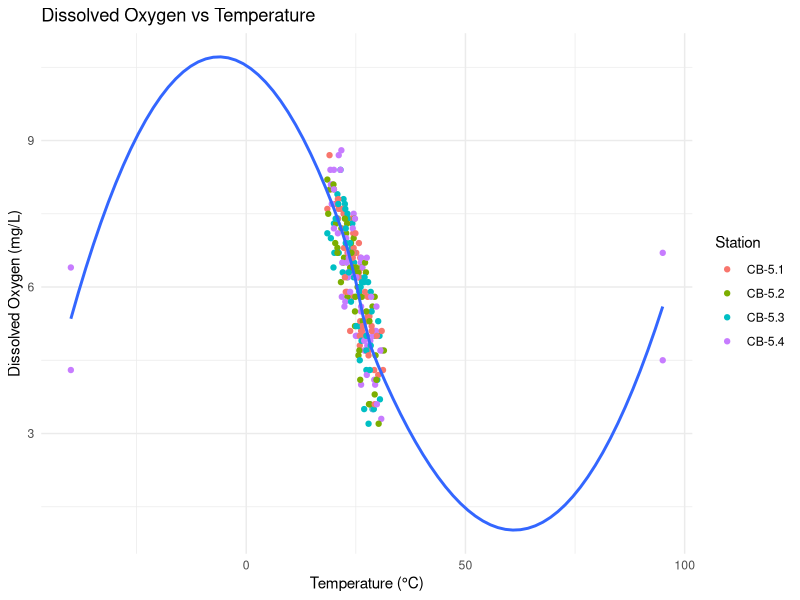
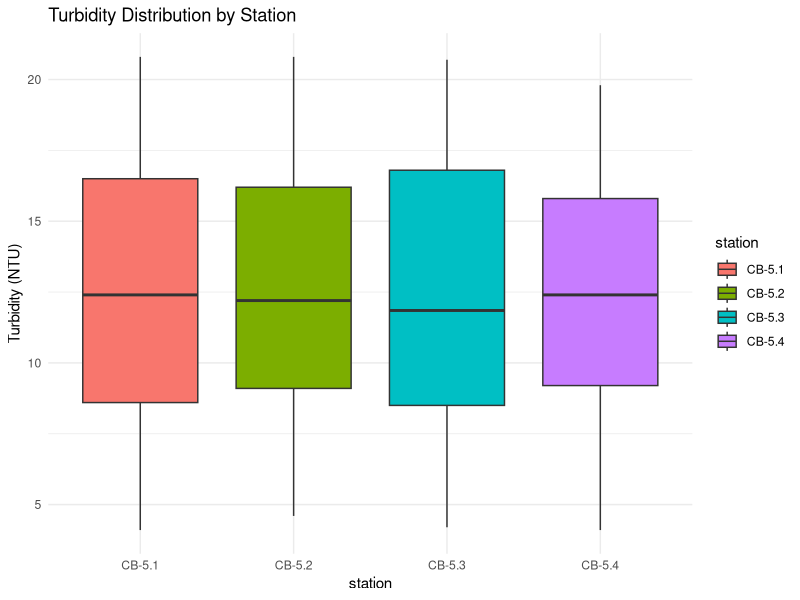
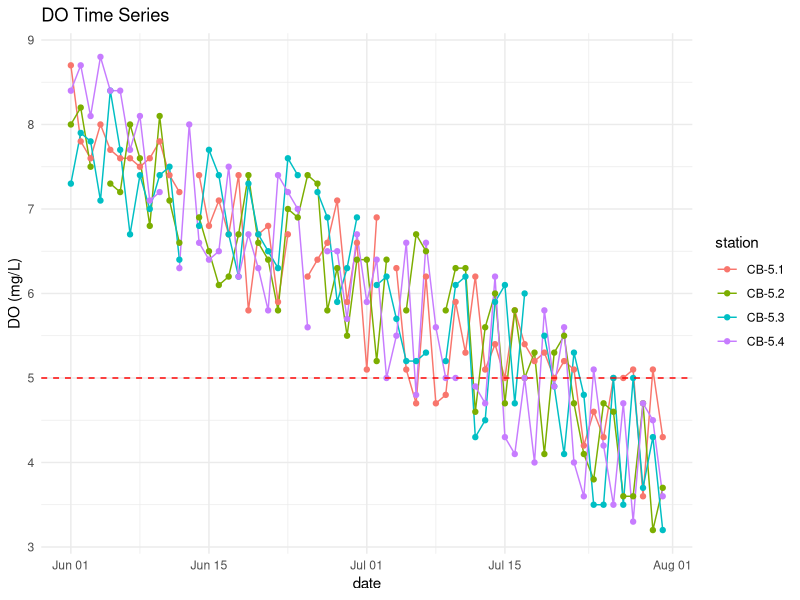
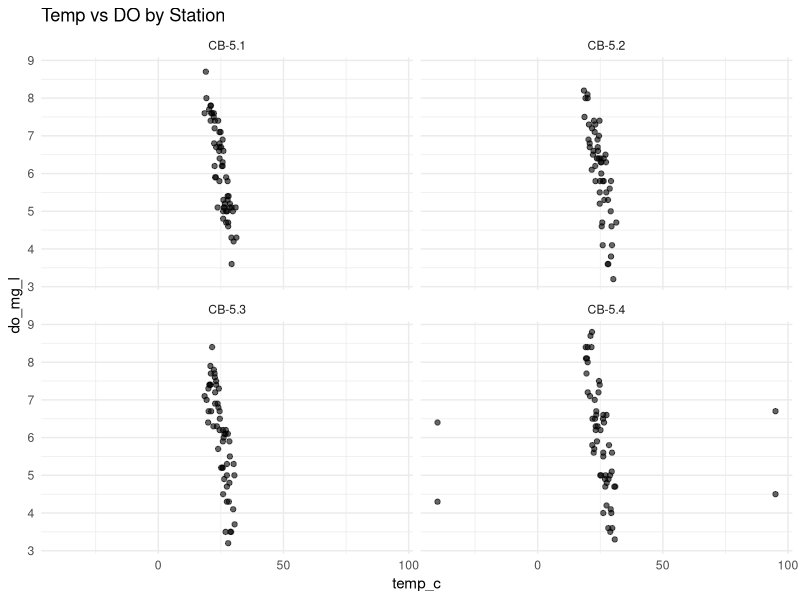

Write the R code that produced these figures, in order. (Note: this script raises an error after producing the figures.)
# ==============================================================================
# 02_Solutions_to_R_Exercises.R
# Solutions to "Algorithms vs. Syntax" - R Programming Exercises
# Environmental Data Science (ENST431)
# ==============================================================================

# ------------------------------------------------------------------------------
# SETUP
# ------------------------------------------------------------------------------
# Install tidyverse if not already installed
if (!require("tidyverse")) install.packages("tidyverse")
library(tidyverse)

# ==============================================================================
# EXERCISE 1: Variables and Vectors
# ==============================================================================
cat("\n--- Exercise 1 ---\n")

# 1. Create variables for station metadata
station_id <- "CB-5.1"
latitude <- 38.9784
longitude <- -76.3811
sampling_depth <- 2L
is_active <- TRUE

# 2. Create vectors for readings
do_readings <- c(8.2, 7.8, 7.1, 6.4, 5.8, 5.1, 4.2, 3.6, 3.1, 2.5)

# Monthly temperatures with names
monthly_temps <- c(
  Jan = 4.2, Feb = 4.5, Mar = 8.1, Apr = 12.5, May = 17.3, Jun = 22.1,
  Jul = 26.8, Aug = 26.5, Sep = 22.4, Oct = 16.3, Nov = 10.7, Dec = 6.1
)

# 3. Calculate statistics for dissolved oxygen
do_mean <- mean(do_readings)
do_sd <- sd(do_readings)
do_cv <- (do_sd / do_mean) * 100

cat(sprintf("DO Stats: Mean=%.2f, SD=%.2f, CV=%.2f%%\n", do_mean, do_sd, do_cv))

# 4. Logical vector for hypoxic conditions (DO < 5.0 mg/L)
is_hypoxic <- do_readings < 5.0
print("Hypoxic readings check:")
print(is_hypoxic)

# 5. Extract and count hypoxic values
hypoxic_values <- do_readings[is_hypoxic]
count_hypoxic <- length(hypoxic_values) # or sum(is_hypoxic)
cat("Number of hypoxic readings:", count_hypoxic, "\n")

# 6. Find depth position with lowest oxygen
# Assuming readings are at indices 1 to 10 (representing depths, though depth isn't explicitly mapped to index in problem,
# usually 1st reading is surface or specific depth. The prompt says "at 10 depths")
lowest_do_pos <- which.min(do_readings)
cat("Lowest oxygen found at index:", lowest_do_pos, "(Value:", do_readings[lowest_do_pos], ")\n")

# 7. Compare July temp to annual mean
annual_mean_temp <- mean(monthly_temps)
jul_diff <- monthly_temps["Jul"] - annual_mean_temp
cat("July is", round(jul_diff, 2), "degrees warmer than the annual average.\n")


# ==============================================================================
# EXERCISE 2: Importing Data
# ==============================================================================
cat("\n--- Exercise 2 ---\n")

# NOTE: This assumes 'water_quality.csv' exists in the working directory.
# If you need to generate a dummy file for testing:
# write_csv(tibble(
#   station = c("CB-5.1", "CB-5.1", "CB-5.2", "CB-5.2"),
#   date = as.Date(c("2025-06-01", "2025-06-02", "2025-06-01", "2025-06-02")),
#   temp_c = c(22.5, 23.1, 21.8, -999),
#   do_mg_l = c(7.5, 6.8, NA, 5.5),
#   ph = c(7.8, 7.7, 7.9, 7.6),
#   turbidity_ntu = c(12, 15, 8, 10)
# ), "water_quality.csv")

# 1. Read CSV with default settings (to see types)
# water_raw <- read_csv("water_quality.csv")
# spec(water_raw)

# 2 & 3. Re-import with explicit NA handling and column types
water_data <- read_csv(
  "water_quality.csv",
  na = c("", "NA", "N/A", "-999", "-9999"),
  col_types = cols(
    station = col_factor(),
    date = col_date(),
    # inferring other column names based on typical structure
    temp_c = col_double(),
    do_mg_l = col_double(),
    ph = col_double(),
    turbidity_ntu = col_double()
  )
)

# 4. Check for parsing problems
print(problems(water_data))

# 5. Count missing values in DO and Temp
na_do <- sum(is.na(water_data$do_mg_l))
na_temp <- sum(is.na(water_data$temp_c))
cat("Missing DO values:", na_do, "\n")
cat("Missing Temp values:", na_temp, "\n")


# ==============================================================================
# EXERCISE 3: Data Inspection and Validation
# ==============================================================================
cat("\n--- Exercise 3 ---\n")

# 1. Inspect structure
glimpse(water_data)
# summary(water_data)

# 2. Missing data summary
missing_summary <- water_data |>
  summarize(across(everything(), ~sum(is.na(.)))) |>
  pivot_longer(everything(), names_to = "variable", values_to = "na_count") |>
  mutate(pct_missing = (na_count / nrow(water_data)) * 100)

print(missing_summary)

# 3 & 4. Validation checks (Plausible ranges)
# Temp: 0-35, DO: 0-15, pH: 6-9
invalid_rows <- water_data |>
  filter(
    (temp_c < 0 | temp_c > 35) |
    (do_mg_l < 0 | do_mg_l > 15) |
    (ph < 6 | ph > 9)
  )

if (nrow(invalid_rows) > 0) {
  cat("Found", nrow(invalid_rows), "rows with potentially invalid data:\n")
  print(invalid_rows)
} else {
  cat("No data validation issues found based on ranges.\n")
}


# ==============================================================================
# EXERCISE 4: Filtering and Selecting
# ==============================================================================
cat("\n--- Exercise 4 ---\n")

# Request 1: Fisheries Biologist
# July 23rd, DO < 6.0 OR Turbidity > 15
fisheries_data <- water_data |>
  filter(
    date == as.Date("2025-07-23"),
    (do_mg_l < 6.0 | turbidity_ntu > 15)
  ) |>
  select(station, date, do_mg_l, turbidity_ntu) |>
  arrange(do_mg_l) # Ascending: lowest/worst first

print("Fisheries Data:")
print(head(fisheries_data))

# Request 2: Researcher
# Stations CB-5.1 OR CB-5.2, Temp 24-26, DO not missing
researcher_data <- water_data |>
  filter(
    station %in% c("CB-5.1", "CB-5.2"),
    between(temp_c, 24, 26),
    !is.na(do_mg_l)
  ) |>
  select(everything(), dissolved_oxygen = do_mg_l) # Rename

print("Researcher Data:")
print(head(researcher_data))


# ==============================================================================
# EXERCISE 5: Transforming Data
# ==============================================================================
cat("\n--- Exercise 5 ---\n")

water_enhanced <- water_data |>
  mutate(
    # 1. Temperature in Fahrenheit
    temp_f = temp_c * 9/5 + 32,

    # 2. DO Percent Saturation (simplified)
    do_percent_sat = (do_mg_l / 8.0) * 100,

    # 3. Log Turbidity
    log_turbidity = log(turbidity_ntu),

    # 4. Water Quality Status
    do_status = case_when(
      is.na(do_mg_l) ~ "Unknown",
      do_mg_l < 2.0 ~ "Hypoxic",
      do_mg_l < 5.0 ~ "Stressed",
      do_mg_l < 8.0 ~ "Adequate",
      TRUE ~ "Healthy"
    ),

    # 5. Time variables
    month = month(date, label = TRUE),
    day_of_year = yday(date),
    days_since_start = as.numeric(date - min(date, na.rm = TRUE)),

    # 6. Temperature Z-score
    temp_zscore = (temp_c - mean(temp_c, na.rm = TRUE)) / sd(temp_c, na.rm = TRUE)
  )

glimpse(water_enhanced)


# ==============================================================================
# EXERCISE 6: Grouping and Summarizing
# ==============================================================================
cat("\n--- Exercise 6 ---\n")

# Part 1: Station summary report
station_summary <- water_enhanced |>
  group_by(station) |>
  summarize(
    mean_temp = mean(temp_c, na.rm = TRUE),
    mean_do = mean(do_mg_l, na.rm = TRUE),
    max_turbidity = max(turbidity_ntu, na.rm = TRUE),
    n_obs = n(),
    prop_stressed = mean(do_mg_l < 6.0, na.rm = TRUE)
  )

print("Station Summary:")
print(station_summary)

# Part 2: Station-relative analysis
station_relative <- water_enhanced |>
  group_by(station) |>
  mutate(
    station_mean_temp = mean(temp_c, na.rm = TRUE),
    temp_vs_station = temp_c - station_mean_temp,
    station_do_rank = min_rank(desc(do_mg_l)) # Rank 1 is highest DO
  ) |>
  ungroup()

print("Station Relative Data (first few cols):")
print(station_relative |> select(station, temp_c, temp_vs_station, station_do_rank) |> head())


# ==============================================================================
# EXERCISE 7: Tidying Data
# ==============================================================================
cat("\n--- Exercise 7 ---\n")

# Part 1: Pivot Longer
temps_wide <- tibble(
  station = c("CB-5.1", "CB-5.2"),
  jan = c(4.2, 3.8), apr = c(12.5, 11.9),
  jul = c(26.8, 27.1), oct = c(16.3, 15.8)
)

temps_long <- temps_wide |>
  pivot_longer(
    cols = c(jan, apr, jul, oct),
    names_to = "month",
    values_to = "temperature"
  )

print("Long Format:")
print(temps_long)

# Part 2: Pivot Wider (Back)
temps_wide_again <- temps_long |>
  pivot_wider(
    names_from = station,
    values_from = temperature
  )

print("Wide Format (Stations as columns):")
print(temps_wide_again)

# Part 3: Multi-variable Tidying
water_wide <- tibble(
  station = "CB-5.1",
  do_jun = 6.8, do_jul = 5.2,
  temp_jun = 24.5, temp_jul = 26.8
)

water_tidy <- water_wide |>
  pivot_longer(
    cols = -station,
    names_to = "name",
    values_to = "value"
  ) |>
  separate(name, into = c("variable", "month"), sep = "_") |>
  pivot_wider(
    names_from = variable,
    values_from = value
  )

print("Tidied Multi-variable Data:")
print(water_tidy)


# ==============================================================================
# EXERCISE 8: Data Visualization
# ==============================================================================
cat("\n--- Exercise 8 ---\n")
# Note: These commands generate plots. In a script, you might want to save them
# or just print them to the active graphics device.

# Plot 1: Temperature vs DO scatter
p1 <- ggplot(water_enhanced, aes(x = temp_c, y = do_mg_l)) +
  geom_point(aes(color = station)) +
  geom_smooth(method = "loess", se = FALSE) +
  labs(
    title = "Dissolved Oxygen vs Temperature",
    x = "Temperature (°C)",
    y = "Dissolved Oxygen (mg/L)",
    color = "Station"
  ) +
  theme_minimal()

# Plot 2: Turbidity distributions
# Using boxplot as it often allows good comparison across groups
p2 <- ggplot(water_enhanced, aes(x = station, y = turbidity_ntu, fill = station)) +
  geom_boxplot() +
  labs(title = "Turbidity Distribution by Station", y = "Turbidity (NTU)") +
  theme_minimal()

# Plot 3: DO Time Series with threshold
p3 <- ggplot(water_enhanced, aes(x = date, y = do_mg_l, color = station, group = station)) +
  geom_line() +
  geom_point() +
  geom_hline(yintercept = 5.0, linetype = "dashed", color = "red") +
  labs(title = "DO Time Series", y = "DO (mg/L)") +
  theme_minimal()

# Plot 4: Faceted Comparison
p4 <- ggplot(water_enhanced, aes(x = temp_c, y = do_mg_l)) +
  geom_point(alpha = 0.6) +
  facet_wrap(~station) +
  labs(title = "Temp vs DO by Station") +
  theme_minimal()

# Print plots if running interactively
# print(p1)
# print(p2)
# print(p3)
# print(p4)


# ==============================================================================
# EXERCISE 9: Writing Functions
# ==============================================================================
cat("\n--- Exercise 9 ---\n")

# 1. Temperature Conversion
celsius_to_fahrenheit <- function(temp_c) {
  return(temp_c * 9/5 + 32)
}

fahrenheit_to_celsius <- function(temp_f) {
  return((temp_f - 32) * 5/9)
}

# Test
print(paste("25C to F:", celsius_to_fahrenheit(25)))
print(paste("77F to C:", fahrenheit_to_celsius(77)))

# 2. Saturation Deficit
calc_saturation_deficit <- function(do_measured, temperature) {
  do_saturated <- 14.62 - (0.3898 * temperature)
  deficit <- do_saturated - do_measured
  return(deficit)
}

# Test
print(paste("Deficit at 6.5mg/L, 25C:", calc_saturation_deficit(6.5, 25)))

# 3. Water Quality Classifier
classify_water_quality <- function(do, temp, hypoxic_threshold = 2.0, stress_threshold = 5.0) {
  if (is.na(do) || is.na(temp)) return("Unknown")

  if (do < hypoxic_threshold) {
    return("Critical")
  } else if (do < stress_threshold) {
    return("Stressed")
  } else if (temp > 28) {
    return("Heat Stress")
  } else {
    return("Good")
  }
}

# Vectorized version for use in mutate (wrapper around simple function using sapply or case_when logic inside)
classify_water_quality_v <- Vectorize(classify_water_quality)

# Test
print(classify_water_quality(1.5, 20)) # Critical

# 4. Station Summarizer
summarize_station <- function(data, station_id) {
  station_data <- data |> filter(station == station_id)

  if (nrow(station_data) == 0) {
    warning("Station ID not found.")
    return(NULL)
  }

  result <- list(
    station = station_id,
    mean_temp = mean(station_data$temp_c, na.rm = TRUE),
    mean_do = mean(station_data$do_mg_l, na.rm = TRUE),
    n_observations = nrow(station_data),
    hypoxic_count = sum(station_data$do_mg_l < 2.0, na.rm = TRUE)
  )

  return(result)
}

# Test (assuming water_enhanced exists)
# print(summarize_station(water_enhanced, "CB-5.1"))


# ==============================================================================
# EXERCISE 10: Loops and Iteration
# ==============================================================================
cat("\n--- Exercise 10 ---\n")

# Part 1: For Loop
stations <- unique(water_enhanced$station)
for (st in stations) {
  st_data <- filter(water_enhanced, station == st)
  mean_t <- mean(st_data$temp_c, na.rm = TRUE)
  cat(paste("Station", st, ": Mean temperature =", round(mean_t, 2), "°C\n"))
}

# Part 2: Accumulating results
station_summaries <- list()
for (i in seq_along(stations)) {
  st <- stations[i]
  st_data <- filter(water_enhanced, station == st)

  # Create a 1-row data frame
  df <- tibble(
    station = st,
    mean_temp = mean(st_data$temp_c, na.rm = TRUE),
    mean_do = mean(st_data$do_mg_l, na.rm = TRUE),
    count = n()
  )

  station_summaries[[i]] <- df
}

all_summaries <- bind_rows(station_summaries)
print("Accumulated Summaries:")
print(all_summaries)

# Part 3: Simulation with While Loop
# Simulate hypoxia development
cat("Running Hypoxia Simulation...\n")
run_simulation <- function() {
  do_level <- 8.0
  days <- 0
  while (do_level >= 2.0) {
    do_level <- do_level - runif(1, 0.1, 0.5)
    days <- days + 1
  }
  return(days)
}

# Run 5 times
sim_results <- replicate(5, run_simulation())
cat("Days to hypoxia in 5 simulations:", paste(sim_results, collapse=", "), "\n")

# Part 4: Functional Iteration (purrr)
purrr_summary <- map_dfr(stations, function(st) {
  water_enhanced |>
    filter(station == st) |>
    summarize(
      station = st, # Add station name to output
      mean_temp = mean(temp_c, na.rm = TRUE),
      mean_do = mean(do_mg_l, na.rm = TRUE),
      count = n()
    )
})

print("Purrr Summaries:")
print(purrr_summary)
